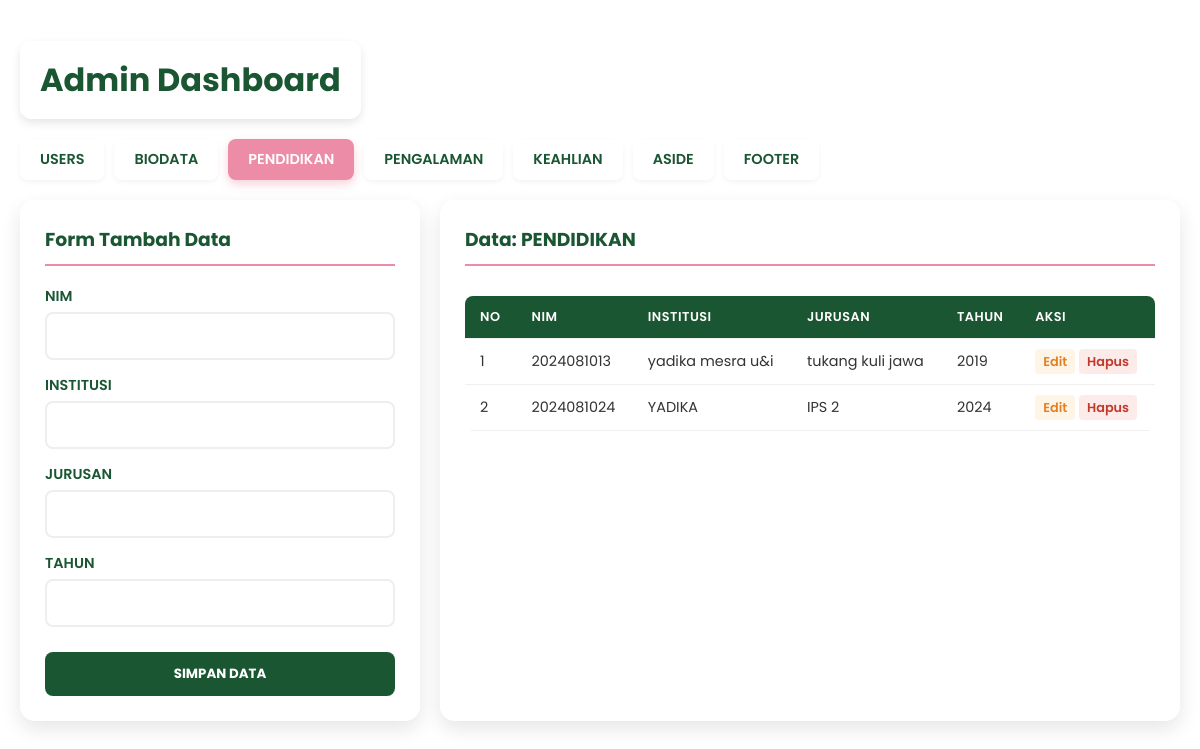
The page /admin_profile.php?tabel=tbl_pendidikan on the database its author committed.
### tables this page shows
CREATE TABLE `tbl_pendidikan` (
  `id_pendidikan` int(11) NOT NULL,
  `nim` varchar(20) DEFAULT NULL,
  `institusi` varchar(100) DEFAULT NULL,
  `jurusan` varchar(100) DEFAULT NULL,
  `tahun` varchar(10) DEFAULT NULL
);

### admin_profile.php (the view, shortened to what this page needs)
<?php
include("koneksi.php");
$tabel_aktif = isset($_GET['tabel']) ? $_GET['tabel'] : 'tbl_users';
$allowed_tables = [
    'tbl_users'      => ['pk' => 'id_user', 'cols' => ['nim', 'nama_lengkap', 'foto_profil']],
    'tbl_biodata'    => ['pk' => 'id_biodata', 'cols' => ['nim', 'judul', 'isi']],
    'tbl_pendidikan' => ['pk' => 'id_pendidikan', 'cols' => ['nim', 'institusi', 'jurusan', 'tahun']],
    'tbl_pengalaman' => ['pk' => 'id_pengalaman', 'cols' => ['nim', 'judul', 'isi', 'foto']],
    'tbl_keahlian'   => ['pk' => 'id_keahlian', 'cols' => ['nim', 'judul', 'isi']],
    'tbl_aside'      => ['pk' => 'id_aside', 'cols' => ['nim', 'foto', 'nama_kegiatan', 'judul_lagu', 'keterangan', 'lagu']],
    'tbl_footer'     => ['pk' => 'id_footer', 'cols' => ['nim', 'linkedin', 'spotify', 'instagram', 'copyright', 'quote']]
];
$primaryKey = $allowed_tables[$tabel_aktif]['pk'];
$columns    = $allowed_tables[$tabel_aktif]['cols'];
$v_data = [];
$op     = isset($_GET['op']) ? $_GET['op'] : '';
?>
<!DOCTYPE html>
<html lang="id">
<head>
</head>
<body>
    <h1>Admin Dashboard</h1>
    <div class="nav-tabs">
        <?php foreach ($allowed_tables as $tbl => $info): ?>
            <a href="?tabel=<?php echo $tbl; ?>" class="<?php echo ($tabel_aktif == $tbl) ? 'active' : ''; ?>">
                <?php echo strtoupper(str_replace('tbl_', '', $tbl)); ?>
            </a>
        <?php endforeach; ?>
    </div>
    <div class="container">
        <div class="card" style="flex: 0 0 400px;">
            <h3>Form <?php echo ($op == 'edit') ? 'Edit' : 'Tambah'; ?> Data</h3>
            <form action="" method="POST" enctype="multipart/form-data">
                <?php if($tabel_aktif == 'tbl_aside'): ?>
                    <label>NIM</label>
                    <input type="text" name="nim" value="<?= $v_data['nim'] ?? '' ?>">
                    <div class="input-group-custom">
                        <strong>BAGIAN 1: KARTU HOBI</strong>
                        <label>Nama Kegiatan</label>
                        <input type="text" name="nama_kegiatan" value="<?= $v_data['nama_kegiatan'] ?? '' ?>" placeholder="Contoh: Membaca">
                        <label>Foto Kegiatan</label>
                        <input type="file" name="foto">
                        <input type="hidden" name="foto_old" value="<?= $v_data['foto'] ?? '' ?>">
                        <?php if(!empty($v_data['foto'])): ?>
                            <div class="form-preview">
                                <img src="uploads/<?= $v_data['foto'] ?>">
                                <label class="checkbox-del"><input type="checkbox" name="delete_foto" value="1"> Hapus foto?</label>
                            </div>
                        <?php endif; ?>
                    </div>
                    <div class="input-group-custom" style="border-left-color: #EC8CA6;">
                        <strong style="color: #EC8CA6;">BAGIAN 2: MUSIK</strong>
                        <label>Judul Lagu</label>
                        <input type="text" name="judul_lagu" value="<?= $v_data['judul_lagu'] ?? '' ?>" placeholder="Contoh: Kabar Bahagia">
                        <label>Artis / Keterangan</label>
                        <input type="text" name="keterangan" value="<?= $v_data['keterangan'] ?? '' ?>" placeholder="Contoh: Rumahsakit">
                        <label>File Lagu (.mp3)</label>
                        <input type="file" name="lagu" accept=".mp3,audio/*">
                        <input type="hidden" name="lagu_old" value="<?= $v_data['lagu'] ?? '' ?>">
                        <?php if(!empty($v_data['lagu'])): ?>
                            <div class="form-preview">
                                🎵 <?= $v_data['lagu'] ?>
                                <label class="checkbox-del"><input type="checkbox" name="delete_lagu" value="1"> Hapus lagu?</label>
                            </div>
                        <?php endif; ?>
                    </div>
                <?php else: ?>
                    <?php foreach ($columns as $col) {
                        $val = $v_data[$col] ?? '';
                        echo "<label>".strtoupper(str_replace('_',' ',$col))."</label>";
                        if (strpos($col, 'foto') !== false) {
                            echo "<input type='file' name='$col'>";
                            echo "<input type='hidden' name='{$col}_old' value='$val'>";
                            if (!empty($val)) {
                                echo "<div class='form-preview'><img src='uploads/$val'>";
                                echo "<label class='checkbox-del'><input type='checkbox' name='delete_$col' value='1'> Hapus foto ini?</label></div>";
                            }
                        } elseif ($col == 'isi' || $col == 'quote') {
                            echo "<textarea name='$col' rows='4'>$val</textarea>";
                        } else {
                            echo "<input type='text' name='$col' value='$val'>";
                        }
                    } ?>
                <?php endif; ?>
                <input type="submit" name="simpan" value="SIMPAN DATA" class="btn-save">
            </form>
        </div>
        <div class="card">
            <h3>Data: <?php echo strtoupper(str_replace('tbl_', '', $tabel_aktif)); ?></h3>
            <div style="overflow-x:auto;">
                <table>
                    <thead>
                        <tr>
                            <th>No</th>
                            <?php foreach ($columns as $col) echo "<th>".strtoupper(str_replace('_',' ',$col))."</th>"; ?>
                            <th>AKSI</th>
                        </tr>
                    </thead>
                    <tbody>
                        <?php
                        $r = $DB->query("SELECT * FROM $tabel_aktif ORDER BY $primaryKey DESC");
                        $no = 1;
                        while ($d = $r->fetch_assoc()) {
                            echo "<tr><td>".$no++."</td>";
                            foreach ($columns as $col) {
                                $isi = $d[$col] ?? '';
                                if(strpos($col, 'foto') !== false && !empty($isi))
                                    echo "<td><img src='uploads/$isi' class='preview'></td>";
                                elseif($col == 'lagu' && !empty($isi))
                                    echo "<td>🎵 Ada</td>";
                                else
                                    echo "<td>".(strlen($isi)>40 ? substr($isi,0,40)."..." : $isi)."</td>";
                            }
                            echo "<td>
                                <a href='?tabel=$tabel_aktif&op=edit&id={$d[$primaryKey]}' class='act-btn edit'>Edit</a>
                                <a href='?tabel=$tabel_aktif&op=hapus&id={$d[$primaryKey]}' onclick='return confirm(\"Yakin hapus data ini?\")' class='act-btn hapus'>Hapus</a>
                            </td></tr>";
                        }
                        ?>
                    </tbody>
                </table>
            </div>
        </div>
    </div>
</body>
</html>

### admin_profile.php (style rules this page uses)
* { box-sizing: border-box; }
body { font-family: 'Poppins', sans-serif; background: url('https://i.pinimg.com/1200x/59/c5/3e/59c53e7770ca3e101c78aabc9da77d4f.jpg') no-repeat center center fixed; background-size: cover; color: #333; padding: 20px; margin: 0; }
h1 { color: #1a5632; background: rgba(255, 255, 255, 0.9); padding: 15px 20px; border-radius: 12px; display: inline-block; box-shadow: 0 4px 10px rgba(0,0,0,0.1); margin-bottom: 20px; font-weight: 700; }
.nav-tabs { display: flex; flex-wrap: wrap; gap: 10px; margin-bottom: 20px; }
.nav-tabs a { text-decoration: none; padding: 10px 20px; background: rgba(255, 255, 255, 0.8); color: #1a5632; border-radius: 8px; font-weight: 600; font-size: 0.9rem; transition: all 0.3s ease; box-shadow: 0 2px 5px rgba(0,0,0,0.05); }
.nav-tabs a.active { background: #EC8CA6; color: white; box-shadow: 0 4px 10px rgba(236, 140, 166, 0.4); }
.container { display: flex; gap: 20px; flex-direction: column; }
@media (min-width: 900px) { .container { flex-direction: row; } }
.card { background: rgba(255, 255, 255, 0.95); padding: 25px; border-radius: 15px; box-shadow: 0 8px 20px rgba(0,0,0,0.1); flex: 1; backdrop-filter: blur(5px); }
.card h3 { margin-top: 0; color: #1a5632; border-bottom: 2px solid #EC8CA6; padding-bottom: 10px; margin-bottom: 20px; }
label { display: block; margin-top: 15px; font-weight: 600; font-size: 0.9rem; margin-bottom: 5px; color: #1a5632; }
input[type="text"], textarea { width: 100%; padding: 12px; border: 2px solid #eee; border-radius: 8px; font-family: 'Poppins', sans-serif; }
.btn-save { background: #1a5632; color: white; padding: 12px 20px; border: none; cursor: pointer; margin-top: 25px; border-radius: 8px; font-weight: 700; width: 100%; font-family: 'Poppins', sans-serif; transition: background 0.3s; }
table { width: 100%; border-collapse: collapse; margin-top: 10px; background: white; border-radius: 8px; overflow: hidden; }
th, td { padding: 12px 15px; text-align: left; font-size: 0.9rem; border-bottom: 1px solid #f0f0f0; }
th { background: #1a5632; color: white; font-weight: 600; text-transform: uppercase; font-size: 0.8rem; letter-spacing: 0.5px; }
a.act-btn { text-decoration: none; font-weight: 600; padding: 4px 8px; border-radius: 4px; font-size: 0.8rem; }
a.edit { color: #e67e22; background: #fff5e6; }
a.hapus { color: #c0392b; background: #fcebe9; }

### rows shown on the page
tbl_pendidikan: nim "2024081013", institusi "yadika mesra u&i", jurusan "tukang kuli jawa", tahun "2019"
tbl_pendidikan: nim "2024081024", institusi "YADIKA", jurusan "IPS 2", tahun "2024"

### other values the page prints
str_replace('tbl_', '', $tbl) "USERS"
str_replace('tbl_', '', $tbl) "BIODATA"
str_replace('tbl_', '', $tbl) "PENDIDIKAN"
str_replace('tbl_', '', $tbl) "PENGALAMAN"
str_replace('tbl_', '', $tbl) "KEAHLIAN"
str_replace('tbl_', '', $tbl) "ASIDE"
str_replace('tbl_', '', $tbl) "FOOTER"
str_replace('_',' ',$col) "NIM"
str_replace('_',' ',$col) "INSTITUSI"
str_replace('_',' ',$col) "JURUSAN"
str_replace('_',' ',$col) "TAHUN"
str_replace('tbl_', '', $tabel_aktif) "PENDIDIKAN"
